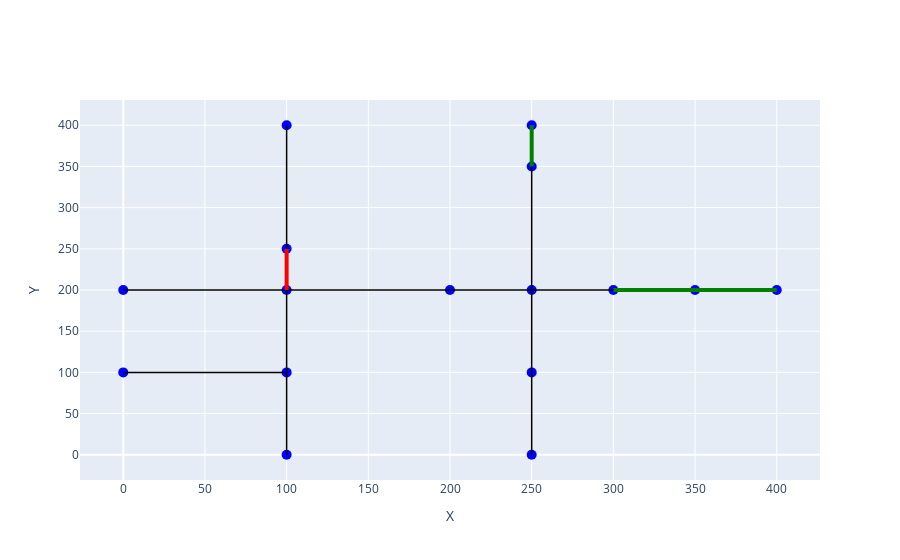

The notebook cell this image was saved under:
### Code cell
from ldrestoration.utils.plotnetwork import plot_cartesian_network
system_data = load_data(r'parsed_data_13bus')
rm = RestorationModel(system_data)  
plot_cartesian_network(rm.network_tree, rm.network_graph, save_plot=False)

### Figure 1 — Plotly figure (JSON) as saved in the notebook; plotly's stock layout.template omitted (floating-point values rounded to 4 significant figures)
{"data": [{"hoverinfo": "text", "marker": {"color": "blue", "size": 10}, "mode": "markers", "text": ["sourcebus", "650", "rg60", "632", "670", "633", "645", "671", "634", "646", "680", "684", "692", "611", "652", "675"], "type": "scatter", "x": [400, 350, 300, 250, 200, 250, 250, 100, 250, 250, 0, 100, 100, 100, 0, 100], "y": [200, 200, 200, 200, 200, 350, 100, 200, 400, 0, 200, 100, 250, 0, 100, 400]}, {"hoverinfo": "none", "line": {"color": "green", "width": 4}, "mode": "lines", "type": "scatter", "x": [400, 350], "y": [200, 200]}, {"hoverinfo": "none", "line": {"color": "green", "width": 4}, "mode": "lines", "type": "scatter", "x": [350, 300], "y": [200, 200]}, {"hoverinfo": "none", "line": {"color": "black", "width": 1.5}, "mode": "lines", "type": "scatter", "x": [300, 250], "y": [200, 200]}, {"hoverinfo": "none", "line": {"color": "green", "width": 4}, "mode": "lines", "type": "scatter", "x": [250, 250], "y": [350, 400]}, {"hoverinfo": "none", "line": {"color": "black", "width": 1.5}, "mode": "lines", "type": "scatter", "x": [250, 250], "y": [350, 200]}, {"hoverinfo": "none", "line": {"color": "black", "width": 1.5}, "mode": "lines", "type": "scatter", "x": [250, 200], "y": [200, 200]}, {"hoverinfo": "none", "line": {"color": "black", "width": 1.5}, "mode": "lines", "type": "scatter", "x": [250, 250], "y": [200, 100]}, {"hoverinfo": "none", "line": {"color": "black", "width": 1.5}, "mode": "lines", "type": "scatter", "x": [200, 100], "y": [200, 200]}, {"hoverinfo": "none", "line": {"color": "black", "width": 1.5}, "mode": "lines", "type": "scatter", "x": [100, 0], "y": [200, 200]}, {"hoverinfo": "none", "line": {"color": "black", "width": 1.5}, "mode": "lines", "type": "scatter", "x": [100, 100], "y": [200, 100]}, {"hoverinfo": "none", "line": {"color": "red", "width": 4}, "mode": "lines", "type": "scatter", "x": [100, 100], "y": [200, 250]}, {"hoverinfo": "none", "line": {"color": "black", "width": 1.5}, "mode": "lines", "type": "scatter", "x": [250, 250], "y": [100, 0]}, {"hoverinfo": "none", "line": {"color": "black", "width": 1.5}, "mode": "lines", "type": "scatter", "x": [100, 100], "y": [250, 400]}, {"hoverinfo": "none", "line": {"color": "black", "width": 1.5}, "mode": "lines", "type": "scatter", "x": [100, 100], "y": [100, 0]}, {"hoverinfo": "none", "line": {"color": "black", "width": 1.5}, "mode": "lines", "type": "scatter", "x": [100, 0], "y": [100, 100]}], "layout": {"showlegend": false, "xaxis": {"title": {"text": "X"}}, "yaxis": {"title": {"text": "Y"}}}}
